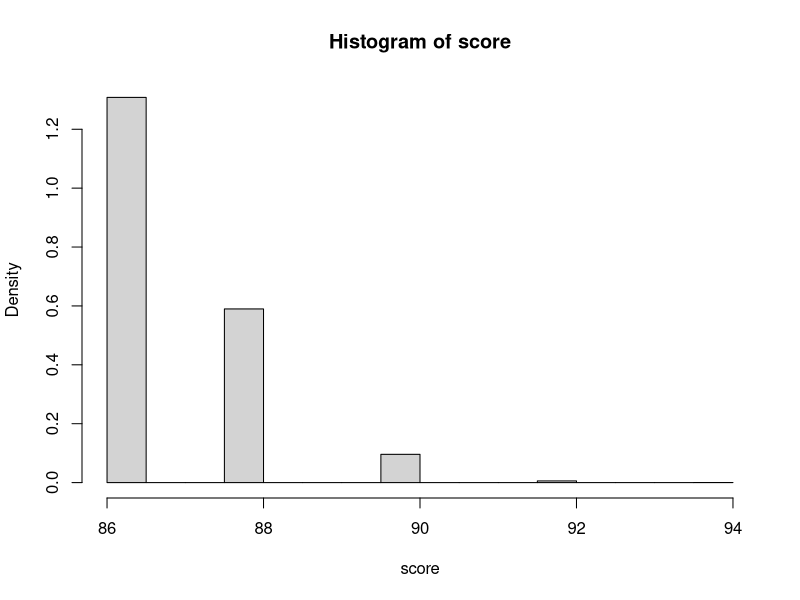

Source code (R):
negative<-c(0,0,0,0,0,0.67, 0.38, 0.04, 0.75, 0.05, 0.014, 2.9, 2.2, 1.4)
positive<-c(31.3,21,26,6.7,1.7,4.2,3.1,2.1,2,2,1.9,1.6,1.7,3.5,1.6,1290.0,53.9)

shapiro.test(positive) #is "positive" normal? (no)

shapiro.test(negative) #is "negative" normal? (no)
#can't do ttest on non-normal

ks.test(positive,negative)#ks difficult to interprete in this situation





# simulation, how likely agreement by chance

field<-c(rep(1, times=96), rep(0, times=4)) #real data
lab<-c(rep(1, times=90), rep(0, times=10)) #real data

score<-vector(mode="numeric", length=0)
ag<-vector(mode="numeric", length=0)

for (i in 1:10000) { # loop through trials 
  
  a<-sample(field) #randomize field
  b<-sample(lab) #randomize lab
  
  for (j in 1:(length(field))) { #loop through randomized set
    
    if (a[j]==b[j]) {
      ag<-append(ag, 1) #if agreement (1-1 or 0-0) then add 1 to ag vector
    }
    
    else {
      ag<-append(ag, 0) #if disagreement (1-0 or 0-1) then add 0 to ag vector
    } 
    
  }
  score<-append(score, sum(ag)) #total score is a sum of the ag vector
  ag<-vector(mode="numeric", length=0) # xero out ag for next trial
  
}

hist(score, freq=FALSE) #histogram of score with "probability" in Y axis

score_s<-sort(score, decreasing=TRUE)
print(score_s)
